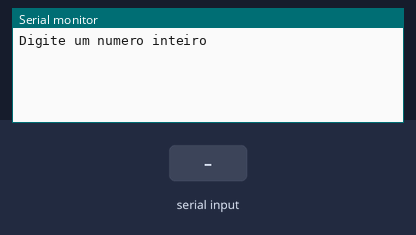
The sketch below on a simulated Arduino Uno, built with avr-gcc and run on an emulated ATmega328P. On the bench: the last lines printed to the serial monitor. The inputs (shaded band) are chosen by the test bench.

Above: at 1.2 s.
1.3 s: "90,45\n" received over Serial
At 1.7 s:
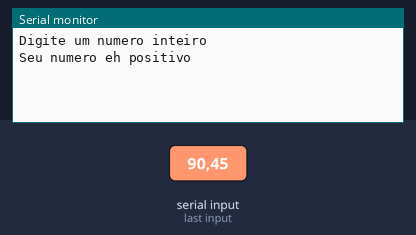
At 9.5 s:
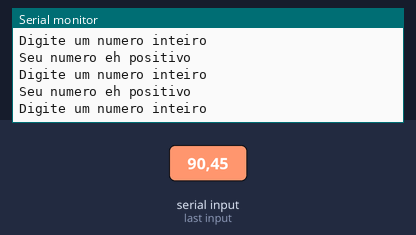

Measured:
- after the input at 1.3 s, the serial monitor: prints a new line at once (image 1)

The sketch:

ex_11_07_051.ino
```cpp
/*Faça um programa que receba um número inteiro do usuário
e informe se este número é positivo ou negativo.*/
//Variaveis
int numero;

void setup()
{
  Serial.begin(9600);
}

void loop()
{
  //entrada
  Serial.println("Digite um numero inteiro");
  while(!Serial.available());
  numero = Serial.parseInt();

  //saida
  if(numero<0){
  Serial.println("Seu numero eh negativo");
  }else{
  Serial.println("Seu numero eh positivo");
  }
   Serial.println();
 delay(2000);
}
```
